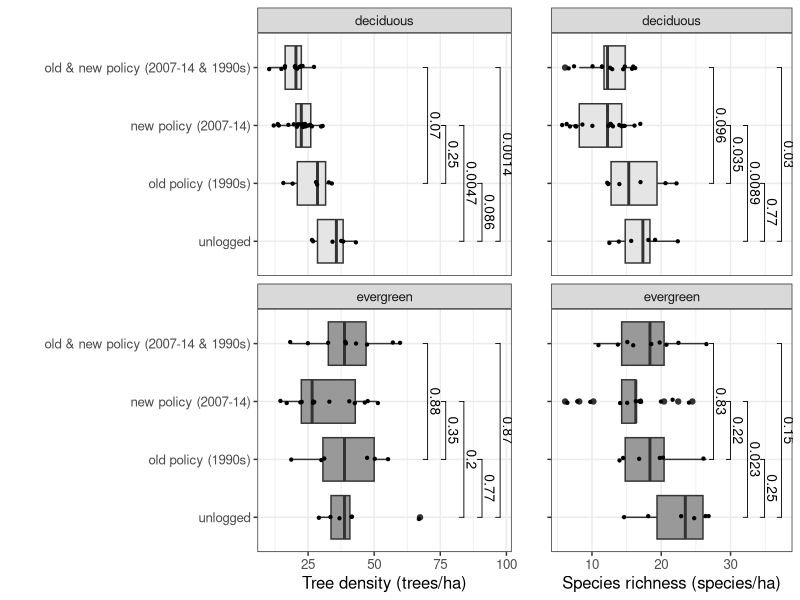
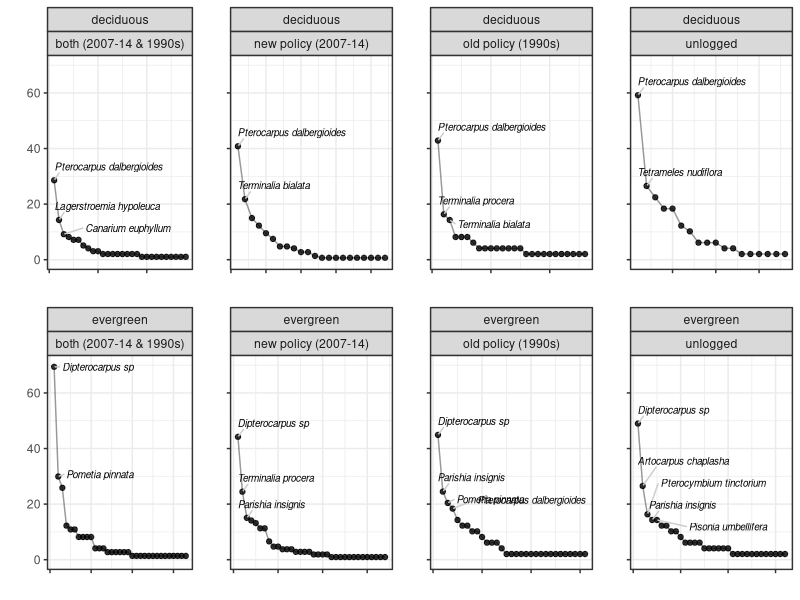

Reproduce these figures in R, in order. (Note: this script raises an error after producing the figures.)
#### July 2023 ####

### Prep
library(tidyverse)
library(readxl)
library(ggpubr)
library(ggrepel)
library(cowplot)

### Figure 1: see PPT file
### Figure 2: Large tree density & richness ~ logging-treatment, forest-type ####

d.lar <- read_csv(file = "plotdata_large.csv")

dat2.tmp <- data.frame()
for(i in 1:n_distinct(d.lar$plot_ID))
{
  iplot <- d.lar %>% filter(plot_ID==sort(unique(d.lar$plot_ID))[i]) %>% filter(code!="stump")
  idat2 <-
    c(instem = nrow(iplot) * (1/0.49), # scaled to 1 ha
      # ieH = diversity(x = iplot %>% pull(code) %>% table(),index = "shannon") %>% exp(),
      insp = n_distinct(iplot$code) * (1/0.49)) # scaled to 1 ha

  dat2.tmp <- bind_rows(dat2.tmp,idat2)
}

dat2 <-
  dat2.tmp %>% mutate(plot_ID = sort(unique(d.lar$plot_ID))) %>%
  left_join(y = d.lar %>% select(plot_ID,treatment,forest_type) %>% unique())

comparisons_fig2 <- list( c("TL", "OL_far"), #c("TL", "OL_near"),
                          c("OL_far", "OL_near"),
                          c("baseline", "OL_near"),
                          c("baseline", "OL_far"),c("baseline", "TL"))

commongg_fig2 <- list(
  stat_compare_means(comparisons = comparisons_fig2,method = "t.test",
                          paired = F,label = "p.format", size = 3.5),
  scale_fill_manual(name ="",values = c("grey90","grey60")),
  scale_x_discrete(labels=c("unlogged"," old policy (1990s)","new policy (2007-14)",
                            "old & new policy (2007-14 & 1990s)")),
  theme_bw(),guides(fill=F),xlab(""),
  theme(text = element_text(size=12)),coord_flip())

fig2 <-
  plot_grid(
  ggplot(data = dat2,
         aes(y=instem,x=treatment)) +
    geom_boxplot(aes(fill=forest_type)) +
    geom_jitter(width = 0.03,size=0.8) + facet_wrap(.~forest_type,nrow = 2) +
    ylab("Tree density (trees/ha)") + commongg_fig2,

  ggplot(data = dat2,
         aes(y=insp,x=treatment)) +
    geom_boxplot(aes(fill=forest_type)) +
    geom_jitter(width = 0.03,size=0.8) + facet_wrap(.~forest_type,nrow = 2) +
    ylab("Species richness (species/ha)") + commongg_fig2 +
    theme(axis.text.y = element_blank()),
  rel_widths = c(1.85,1),
  ncol = 2)

ggsave(plot = fig2,filename = "figure2.png",device = "png",width = 24,height = 13,units = "cm",dpi = 300)

### Figure 3: Rank-abundance curves #####

d.lar <- read_csv(file = "plotdata_large.csv")

# d.lar %>% group_by(treatment,forest_type) %>% summarise(nplots = n_distinct(plot_ID))
# scaled each rank-abundance # of plots to make relative abundances comparable

d.rac_TL.e <- d.lar %>% filter(treatment=="TL",forest_type=="evergreen",code!="stump") %>%
  group_by(treatment,forest_type,species_ID) %>% summarise(nstem = n()) %>%
  arrange(-nstem) %>% mutate(cstem = cumsum(nstem),scaled_nstem = (nstem/1.5)*(1/0.49),
                             counter = row_number(), cstemperc = cstem/max(cstem))

d.rac_OLnear.e <- d.lar %>% filter(treatment=="OL_near",forest_type=="evergreen",code!="stump") %>%
  group_by(treatment,forest_type,species_ID) %>% summarise(nstem = n()) %>%
  arrange(-nstem) %>% mutate(cstem = cumsum(nstem),scaled_nstem = (nstem/2.17)*(1/0.49),
                             counter = row_number(), cstemperc = cstem/max(cstem))

d.rac_OLfar.e <- d.lar %>% filter(treatment=="OL_far",forest_type=="evergreen",code!="stump") %>%
  group_by(treatment,forest_type,species_ID) %>% summarise(nstem = n()) %>%
  arrange(-nstem) %>% mutate(cstem = cumsum(nstem),scaled_nstem = (nstem/1)*(1/0.49),
                             counter = row_number(), cstemperc = cstem/max(cstem))

d.rac_baseline.e <- d.lar %>% filter(treatment=="baseline",forest_type=="evergreen",code!="stump") %>%
  group_by(treatment,forest_type,species_ID) %>% summarise(nstem = n()) %>%
  arrange(-nstem) %>% mutate(cstem = cumsum(nstem),scaled_nstem = (nstem/1)*(1/0.49),
                             counter = row_number(), cstemperc = cstem/max(cstem))

d.rac_TL.d <- d.lar %>% filter(treatment=="TL",forest_type=="deciduous",code!="stump") %>%
  group_by(treatment,forest_type,species_ID) %>% summarise(nstem = n()) %>%
  arrange(-nstem) %>% mutate(cstem = cumsum(nstem), scaled_nstem = (nstem/2)*(1/0.49),
                             counter = row_number(), cstemperc = cstem/max(cstem))

d.rac_OLnear.d <- d.lar %>% filter(treatment=="OL_near",forest_type=="deciduous",code!="stump") %>%
  group_by(treatment,forest_type,species_ID) %>% summarise(nstem = n()) %>%
  arrange(-nstem) %>% mutate(cstem = cumsum(nstem),scaled_nstem = (nstem/3)*(1/0.49),
                             counter = row_number(), cstemperc = cstem/max(cstem))

d.rac_OLfar.d <- d.lar %>% filter(treatment=="OL_far",forest_type=="deciduous",code!="stump") %>%
  group_by(treatment,forest_type,species_ID) %>% summarise(nstem = n()) %>%
  arrange(-nstem) %>% mutate(cstem = cumsum(nstem),scaled_nstem = (nstem/1)*(1/0.49),
                             counter = row_number(), cstemperc = cstem/max(cstem))

d.rac_baseline.d <- d.lar %>% filter(treatment=="baseline",forest_type=="deciduous",code!="stump") %>%
  group_by(treatment,forest_type,species_ID) %>% summarise(nstem = n()) %>%
  arrange(-nstem) %>% mutate(cstem = cumsum(nstem),scaled_nstem = (nstem/1)*(1/0.49),
                             counter = row_number(), cstemperc = cstem/max(cstem))

treatment.labs <- c("unlogged","old policy (1990s)","new policy (2007-14)", "both (2007-14 & 1990s)")
names(treatment.labs) <- c("baseline", "OL_far", "OL_near","TL")

commongg_fig3 <- list(geom_line(alpha = 0.4),
                 geom_point(alpha = 0.8), ylim(0,70),
                 facet_wrap(forest_type ~ treatment,nrow = 2,scales = "free_x",
                            labeller = labeller(treatment = treatment.labs)),
                 ylab(""),xlab(""),theme_bw(),
                 geom_text_repel(aes(label = ifelse(cstemperc <= 0.5,
                                                    species_ID,""),fontface = 'italic'),
                                 size = 2.5,box.padding = 0.35,
                                 min.segment.length = 0,nudge_y = 5,
                                 segment.colour = "gray80",max.overlaps = Inf,
                                 xlim = c(NA,NA),ylim = c(NA,NA)),
                 theme(axis.text.x = element_blank(),
                       text = element_text(size=11),
                       panel.spacing = unit(0.1,"lines")),
                 coord_cartesian(clip = "off"))

specialgg_fig3_evergreenboth <- list(geom_line(alpha = 0.4),
                      geom_point(alpha = 0.8), ylim(0,70),
                      facet_wrap(forest_type ~ treatment,nrow = 2,scales = "free_x",
                                 labeller = labeller(treatment = treatment.labs)),
                      ylab(""),xlab(""),theme_bw(),
                      geom_text_repel(aes(label = ifelse(cstemperc <= 0.5,
                                                         species_ID,""),fontface = 'italic'),
                                      size = 2.5,box.padding = 0.35,
                                      min.segment.length = 0,nudge_y = 0,
                                      segment.colour = "gray80",max.overlaps = Inf,
                                      xlim = c(NA,NA),ylim = c(NA,NA)),
                      theme(axis.text.x = element_blank(),
                            text = element_text(size=11),
                            panel.spacing = unit(0.1,"lines")),
                      coord_cartesian(clip = "off"))

fig3 <-
  plot_grid(
    ggplot(data = d.rac_TL.d, aes(y = scaled_nstem,x=counter)) + commongg_fig3,
    ggplot(data = d.rac_OLnear.d, aes(y = scaled_nstem,x=counter)) + commongg_fig3 + theme(axis.text.y = element_blank()),
    ggplot(data = d.rac_OLfar.d, aes(y = scaled_nstem,x=counter)) + commongg_fig3 + theme(axis.text.y = element_blank()),
    ggplot(data = d.rac_baseline.d, aes(y = scaled_nstem,x=counter)) + commongg_fig3 + theme(axis.text.y = element_blank()),
    ggplot(data = d.rac_TL.e, aes(y = scaled_nstem,x=counter)) + specialgg_fig3_evergreenboth,
    ggplot(data = d.rac_OLnear.e, aes(y = scaled_nstem,x=counter)) + commongg_fig3 + theme(axis.text.y = element_blank()),
    ggplot(data = d.rac_OLfar.e, aes(y = scaled_nstem,x=counter)) + commongg_fig3 + theme(axis.text.y = element_blank()),
    ggplot(data = d.rac_baseline.e, aes(y = scaled_nstem,x=counter)) + commongg_fig3 + theme(axis.text.y = element_blank()),greedy = TRUE,

    nrow = 2)

ggsave(plot = fig3,filename = "figure3.png",device = "png",width = 21,height = 12,units = "cm",dpi = 300)

### Figure 4: Regen ####

d.nra <- read_xlsx(path = "nra_data.xlsx",sheet = 1)
d.treecode <- read_csv("treecodes.csv")
d.nra_fin <-
  left_join(x = d.nra,
            y = d.treecode %>% select(code_new,species_ID,tmp_phenology),
            by = c("species"="code_new"))

n_unknown_stems <-
  d.nra_fin[which(is.na(d.nra_fin$tmp_phenology)),] %>%
  mutate(unknown_nos = nra_sure+natural+unsure+nra_mostly) %>%
  pull(unknown_nos) %>% sum()

d.nra_fin <- d.nra_fin %>% filter(species!="uid")
nra_plotlist <- sort(unique(d.nra$plot_name))

dat4.tmp <- tibble()

for(i in 1:n_distinct(d.nra$plot_name))
{
  iplot <- d.nra_fin %>% filter(plot_name == nra_plotlist[i])
  iplot_E <- iplot %>% filter(tmp_phenology=="E")
  iplot_D <- iplot %>% filter(tmp_phenology=="D")
  totstem <- sum(iplot$nra_sure) + sum(iplot$nra_mostly) + sum(iplot$unsure) + sum(iplot$natural)

  idat3 <-
    c(instemevergreen_ar <- (sum(iplot_E$nra_sure) + sum(iplot_E$nra_mostly) + sum(iplot_E$unsure))/totstem,
      instemdeciduous_ar <- (sum(iplot_D$nra_sure) + sum(iplot_D$nra_mostly) + sum(iplot_D$unsure))/totstem,
      instemevergreen_nr <- (sum(iplot_E$natural)/totstem),
      instemdeciduous_nr <- (sum(iplot_D$natural)/totstem))

  dat4.tmp <- bind_rows(dat4.tmp,idat3)
}


dat4 <-
  dat4.tmp %>%
  mutate(plot_name = nra_plotlist) %>%
  full_join(x = d.nra %>% select(plot_name,plot_type) %>% distinct(),
            y = .) %>%
  pivot_longer(cols = c(-plot_name,-plot_type),values_to = "count") %>%
    separate(col = "name",into = c("response","regen_type"),sep = "_",remove = T)

comparisons_fig4 <- list( c("ar", "nr"))

aov(data = dat4[dat4$regen_type=="ar",],formula = count ~ plot_type:response) %>% summary() # for maintext


nra.labs_resp <- c("deciduous saplings in","evergreen saplings in")
names(nra.labs_resp) <- c("instemdeciduous","instemevergreen")

nra.labs_ftype <- c("deciduous patches","evergreen patches")
names(nra.labs_ftype) <- c("deciduous","evergreen")

fig4 <-
ggplot(data = dat4 %>% filter(response %in% c("instemevergreen","instemdeciduous")),
         aes(y=count,x=regen_type)) +
      geom_boxplot(aes(fill=response)) +
      facet_grid(.~response + plot_type,
                 labeller = labeller(response = nra.labs_resp,
                                     plot_type = nra.labs_ftype),
                 scales = "free") +
  theme_bw() + scale_fill_manual(name ="",values = c("grey90","grey60")) +
  guides(fill=F) + xlab("") +
  scale_x_discrete(labels = c("Planted \n saplings \n(AR)",
                              "Natural \n regeneration \n(NR)")) +
  ylab("Number of saplings \n(<10cm girth & >30cm in height)") +
stat_compare_means(comparisons = comparisons_fig4,method = "t.test",
                   paired = F,label = after_stat("p.format"))

ggsave(plot = fig4,filename = "figure4.png",device = "png",width = 22,height = 14,units = "cm",dpi = 300)
